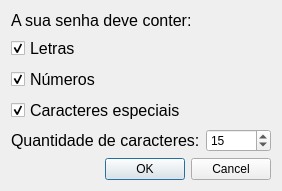
<?xml version="1.0" encoding="UTF-8"?>
<ui version="4.0">
 <class>Dialog</class>
 <widget class="QDialog" name="Dialog">
  <property name="geometry">
   <rect>
    <x>0</x>
    <y>0</y>
    <width>282</width>
    <height>191</height>
   </rect>
  </property>
  <property name="windowTitle">
   <string>Configurações</string>
  </property>
  <layout class="QGridLayout" name="gridLayout">
   <item row="0" column="0" colspan="2">
    <widget class="QLabel" name="label">
     <property name="font">
      <font>
       <pointsize>12</pointsize>
      </font>
     </property>
     <property name="text">
      <string>A sua senha deve conter:</string>
     </property>
    </widget>
   </item>
   <item row="1" column="0">
    <widget class="QCheckBox" name="ckbLetter">
     <property name="font">
      <font>
       <pointsize>12</pointsize>
       <weight>50</weight>
       <bold>false</bold>
      </font>
     </property>
     <property name="text">
      <string>Letras</string>
     </property>
     <property name="checked">
      <bool>true</bool>
     </property>
    </widget>
   </item>
   <item row="2" column="0">
    <widget class="QCheckBox" name="ckbNumber">
     <property name="font">
      <font>
       <pointsize>12</pointsize>
       <weight>50</weight>
       <bold>false</bold>
      </font>
     </property>
     <property name="text">
      <string>Números</string>
     </property>
     <property name="checked">
      <bool>true</bool>
     </property>
    </widget>
   </item>
   <item row="3" column="0">
    <widget class="QCheckBox" name="ckbSpecialChar">
     <property name="font">
      <font>
       <pointsize>12</pointsize>
       <weight>50</weight>
       <bold>false</bold>
      </font>
     </property>
     <property name="text">
      <string>Caracteres especiais</string>
     </property>
     <property name="checked">
      <bool>true</bool>
     </property>
    </widget>
   </item>
   <item row="4" column="0">
    <widget class="QLabel" name="label_2">
     <property name="font">
      <font>
       <pointsize>12</pointsize>
      </font>
     </property>
     <property name="text">
      <string>Quantidade de caracteres:</string>
     </property>
    </widget>
   </item>
   <item row="4" column="1">
    <widget class="QSpinBox" name="spbCharNumber">
     <property name="minimum">
      <number>4</number>
     </property>
     <property name="value">
      <number>15</number>
     </property>
    </widget>
   </item>
   <item row="5" column="0" colspan="2">
    <widget class="QDialogButtonBox" name="buttonBox">
     <property name="standardButtons">
      <set>QDialogButtonBox::Cancel|QDialogButtonBox::Ok</set>
     </property>
    </widget>
   </item>
  </layout>
 </widget>
 <resources/>
 <connections/>
</ui>
